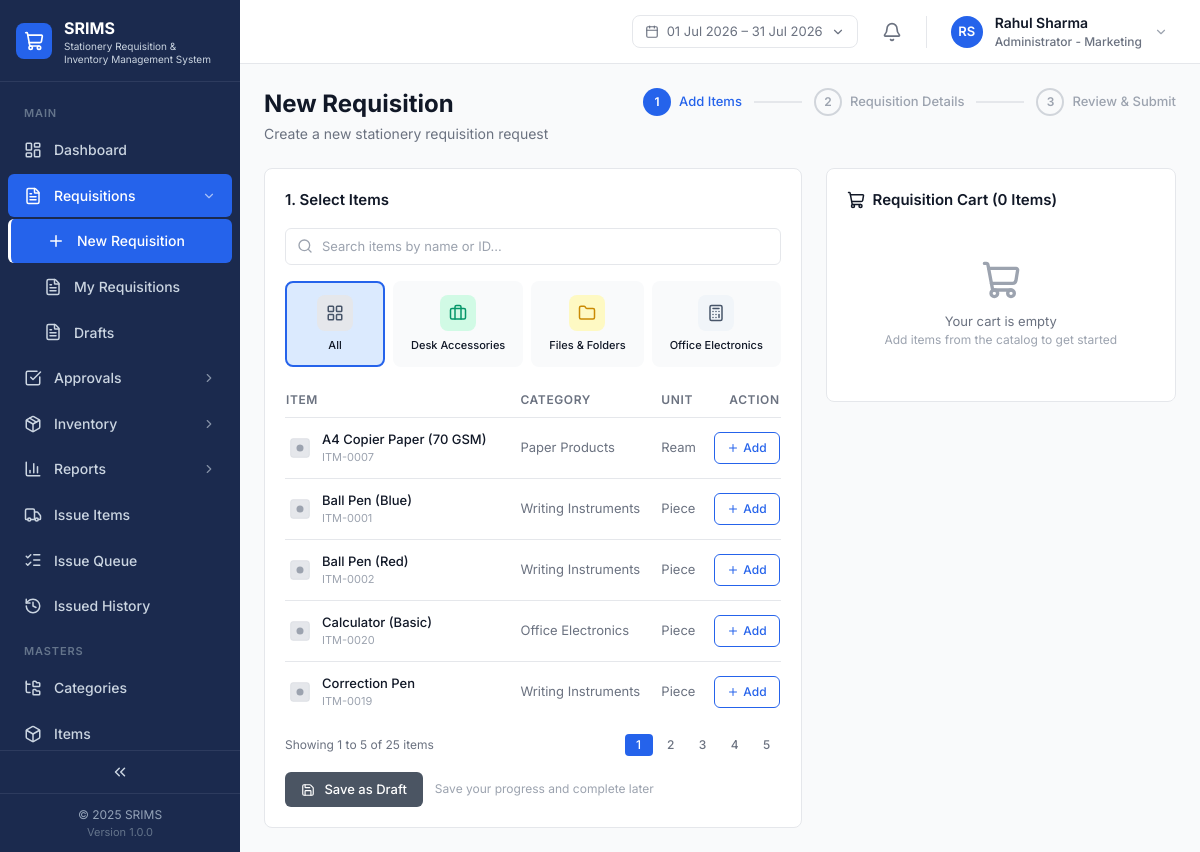
Page /requisitions/new.php (signed in) on the committed database.
### tables this page shows
CREATE TABLE IF NOT EXISTS `departments` (
  `id` VARCHAR(40) NOT NULL PRIMARY KEY,
  `name` VARCHAR(191) NOT NULL UNIQUE
);

CREATE TABLE IF NOT EXISTS `categories` (
  `id` VARCHAR(40) NOT NULL PRIMARY KEY,
  `name` VARCHAR(191) NOT NULL UNIQUE,
  `parent_id` VARCHAR(40) DEFAULT NULL,
  `icon` VARCHAR(60) DEFAULT NULL,
  `color` VARCHAR(20) DEFAULT NULL,
  `bg_color` VARCHAR(20) DEFAULT NULL,
  KEY `idx_categories_parent` (`parent_id`),
  CONSTRAINT `fk_categories_parent` FOREIGN KEY (`parent_id`) REFERENCES `categories` (`id`)
);

CREATE TABLE IF NOT EXISTS `items` (
  `id` VARCHAR(40) NOT NULL PRIMARY KEY,
  `name` VARCHAR(191) NOT NULL,
  `category_id` VARCHAR(40) NOT NULL,
  `unit` VARCHAR(40) NOT NULL,
  `unit_price` DECIMAL(12,2) NOT NULL DEFAULT 0,
  `current_stock` INT NOT NULL DEFAULT 0,
  `min_stock_level` INT NOT NULL DEFAULT 10,
  `is_active` TINYINT(1) NOT NULL DEFAULT 1,
  `icon_key` VARCHAR(191) DEFAULT NULL,
  KEY `idx_items_category` (`category_id`),
  CONSTRAINT `fk_items_category` FOREIGN KEY (`category_id`) REFERENCES `categories` (`id`)
);

### includes/auth.php (called while the page is built, shortened)
<?php
function currentUser(): ?array
{
    return $_SESSION['user'] ?? null;
}

### requisitions/new.php (the view, shortened to what this page needs)
<?php
require_once __DIR__ . '/../config.php';
require_once __DIR__ . '/../includes/cart-panel.php';
$user = currentUser();
$editId = $_GET['edit'] ?? ($_SESSION['req_edit_id'] ?? null);
$cart = $_SESSION['req_cart'] ?? [];
$step = (int) ($_GET['step'] ?? 1);
$searchQuery = trim($_GET['q'] ?? '');
$selectedCategory = $_GET['category'] ?? '';
$itemPage = max(1, (int) ($_GET['page'] ?? 1));
$itemsPerPage = 5;
$categories = $pdo->query('SELECT * FROM categories ORDER BY name')->fetchAll();
$sql = 'SELECT i.*, c.name AS category_name FROM items i LEFT JOIN categories c ON c.id = i.category_id WHERE i.is_active = 1';
$params = [];
$sql .= ' ORDER BY i.name';
$stmt = $pdo->prepare($sql);
$stmt->execute($params);
$filteredItems = $stmt->fetchAll();
$totalFilteredPages = max(1, (int) ceil(count($filteredItems) / $itemsPerPage));
$itemPage = min($itemPage, $totalFilteredPages);
$paginatedItems = array_slice($filteredItems, ($itemPage - 1) * $itemsPerPage, $itemsPerPage);
$categoryIconMap = [
    'PenTool' => 'pen-tool', 'FileText' => 'file-text', 'Briefcase' => 'briefcase',
    'Folder' => 'folder', 'Calculator' => 'calculator', 'MoreHorizontal' => 'more-horizontal',
];
$departments = $pdo->query('SELECT * FROM departments ORDER BY name')->fetchAll();
$pageTitle = $editId ? "Edit Draft — {$editId}" : 'New Requisition';
include __DIR__ . '/../includes/header.php';
include __DIR__ . '/../includes/app-shell-start.php';
?>
<div class="mb-6 flex flex-col gap-4 sm:flex-row sm:items-start sm:justify-between">
    <div>
        <h1 class="text-page-title text-text-primary"><?= e($pageTitle) ?></h1>
        <p class="text-page-subtitle text-text-secondary mt-1"><?= $editId ? 'Update items and details for this draft' : 'Create a new stationery requisition request' ?></p>
    </div>
    <div class="flex items-center gap-0">
        <?php foreach ([1 => 'Add Items', 2 => 'Requisition Details', 3 => 'Review & Submit'] as $n => $label): ?>
        <div class="flex items-center gap-2">
            <div class="flex h-7 w-7 items-center justify-center rounded-full text-[12px] font-semibold <?= $n < $step ? 'bg-brand-primary text-white' : ($n === $step ? 'bg-brand-primary text-white' : 'border-2 border-gray-300 text-text-muted') ?>">
                <?php if ($n < $step): ?><i data-lucide="check" style="width:14px;height:14px"></i><?php else: echo $n; endif; ?>
            </div>
            <span class="hidden text-[13px] font-medium sm:inline <?= $n === $step ? 'text-brand-primary' : ($n < $step ? 'text-text-primary' : 'text-text-muted') ?>"><?= $label ?></span>
        </div>
        <?php if ($n < 3): ?><div class="mx-3 h-[2px] w-8 sm:w-12 <?= $n < $step ? 'bg-brand-primary' : 'bg-gray-200' ?>"></div><?php endif; ?>
        <?php endforeach; ?>
    </div>
</div>
<?php if ($step === 1): ?>
<div class="grid grid-cols-1 gap-6 lg:grid-cols-5">
    <div class="lg:col-span-3">
        <div class="rounded-card border border-border bg-surface-card p-card-padding">
            <h3 class="mb-4 text-[15px] font-semibold text-text-primary">1. Select Items</h3>
            <form method="GET" class="mb-4 flex gap-2">
                <div class="relative flex-1">
                    <i data-lucide="search" class="absolute left-3 top-1/2 -translate-y-1/2 text-text-muted" style="width:16px;height:16px"></i>
                    <input type="text" name="q" value="<?= e($searchQuery) ?>" placeholder="Search items by name or ID..."
                        class="w-full rounded-button border border-border py-2 pl-9 pr-3 text-[13px] placeholder:text-text-muted focus:border-brand-primary focus:outline-none focus:ring-1 focus:ring-brand-primary">
                </div>
            </form>
            <div class="mb-4 flex gap-2 overflow-x-auto pb-2">
                <a href="?step=1<?= $editId ? '&edit=' . e($editId) : '' ?><?= $searchQuery ? '&q=' . e($searchQuery) : '' ?>"
                    class="flex flex-shrink-0 flex-col items-center gap-2 rounded-lg border-2 px-4 py-3 transition-all min-w-[100px] <?= !$selectedCategory ? 'border-brand-primary bg-tint-blue-bg' : 'border-transparent bg-gray-50 hover:bg-gray-100' ?>">
                    <div class="flex h-9 w-9 items-center justify-center rounded-lg bg-gray-200">
                        <i data-lucide="layout-grid" style="width:18px;height:18px;color:#475569"></i>
                    </div>
                    <span class="text-[11px] font-medium text-text-primary leading-tight text-center">All</span>
                </a>
                <?php foreach ($categories as $cat): $active = $selectedCategory === $cat['id']; ?>
                <a href="?step=1<?= $editId ? '&edit=' . e($editId) : '' ?><?= $searchQuery ? '&q=' . e($searchQuery) : '' ?>&category=<?= e($active ? '' : $cat['id']) ?>"
                    class="flex flex-shrink-0 flex-col items-center gap-2 rounded-lg border-2 px-4 py-3 transition-all min-w-[100px] <?= $active ? 'border-brand-primary bg-tint-blue-bg' : 'border-transparent bg-gray-50 hover:bg-gray-100' ?>">
                    <div class="flex h-9 w-9 items-center justify-center rounded-lg" style="background-color:<?= e($cat['bg_color']) ?>">
                        <i data-lucide="<?= e($categoryIconMap[$cat['icon']] ?? 'box') ?>" style="width:18px;height:18px;color:<?= e($cat['color']) ?>"></i>
                    </div>
                    <span class="text-[11px] font-medium text-text-primary leading-tight text-center"><?= e($cat['name']) ?></span>
                </a>
                <?php endforeach; ?>
            </div>
            <div class="overflow-x-auto">
                <table class="w-full">
                    <thead><tr class="border-b border-border">
                        <th class="pb-2 text-left text-table-header uppercase tracking-table-header text-text-secondary">Item</th>
                        <th class="pb-2 text-left text-table-header uppercase tracking-table-header text-text-secondary">Category</th>
                        <th class="pb-2 text-left text-table-header uppercase tracking-table-header text-text-secondary">Unit</th>
                        <th class="pb-2 text-right text-table-header uppercase tracking-table-header text-text-secondary">Action</th>
                    </tr></thead>
                    <tbody>
                        <?php foreach ($paginatedItems as $item): $inCart = isset($cart[$item['id']]); ?>
                        <tr class="border-b border-border last:border-0" data-item-id="<?= e($item['id']) ?>">
                            <td class="py-3"><div class="flex items-center gap-2">
                                <?= itemIconSvg($item['icon_key'], $item['id'], 28) ?>
                                <div><div class="text-[13px] font-medium text-text-primary"><?= e($item['name']) ?></div>
                                <div class="text-[11px] text-text-muted"><?= e($item['id']) ?></div></div>
                            </div></td>
                            <td class="py-3 text-[13px] text-text-secondary"><?= e($item['category_name']) ?></td>
                            <td class="py-3 text-[13px] text-text-secondary"><?= e($item['unit']) ?></td>
                            <td class="py-3 text-right catalog-action-cell" data-item-id="<?= e($item['id']) ?>">
                                <?php if ($inCart): ?>
                                <span class="text-[12px] font-medium text-green-600">✓ Added</span>
                                <?php else: ?>
                                <button type="button" class="cart-add-btn inline-flex items-center gap-1 rounded-button border border-brand-primary px-3 py-1.5 text-[12px] font-medium text-brand-primary hover:bg-brand-primary hover:text-white transition-colors" data-item-id="<?= e($item['id']) ?>">
                                    <i data-lucide="plus" style="width:12px;height:12px"></i> Add
                                </button>
                                <?php endif; ?>
                            </td>
                        </tr>
                        <?php endforeach; ?>
                    </tbody>
                </table>
            </div>
            <div class="mt-3 flex items-center justify-between">
                <span class="text-[12px] text-text-secondary">
                    Showing <?= count($filteredItems) ? (($itemPage - 1) * $itemsPerPage + 1) : 0 ?> to <?= min($itemPage * $itemsPerPage, count($filteredItems)) ?> of <?= count($filteredItems) ?> items
                </span>
                <div class="flex items-center gap-1">
                    <?php for ($p = 1; $p <= $totalFilteredPages; $p++): ?>
                    <a href="?step=1<?= $editId ? '&edit=' . e($editId) : '' ?><?= $searchQuery ? '&q=' . e($searchQuery) : '' ?><?= $selectedCategory ? '&category=' . e($selectedCategory) : '' ?>&page=<?= $p ?>"
                        class="min-w-[28px] rounded px-1.5 py-0.5 text-center text-[12px] font-medium <?= $p === $itemPage ? 'bg-brand-primary text-white' : 'text-text-secondary hover:bg-gray-100' ?>"><?= $p ?></a>
                    <?php endfor; ?>
                </div>
            </div>
            <div class="mt-4 flex items-center gap-3">
                <form method="POST">
                    <button type="submit" class="rounded-button bg-gray-600 px-4 py-2 text-[13px] font-medium text-white hover:bg-gray-700 disabled:opacity-40">
                        <i data-lucide="save" style="width:14px;height:14px" class="mr-1.5 inline"></i> Save as Draft
                    </button>
                </form>
                <span class="text-[12px] text-text-muted">Save your progress and complete later</span>
            </div>
        </div>
    </div>
    <div class="lg:col-span-2">
        <div class="rounded-card border border-border bg-surface-card p-card-padding" id="cartPanel">
        </div>
    </div>
</div>
<?php endif; ?>
<?php include __DIR__ . '/../includes/app-shell-end.php'; ?>

### includes/topbar.php (shortened to what this page needs)
<?php
$today = new DateTime('now');
$rangeFrom = (new DateTime($today->format('Y-m-01')))->format('Y-m-d');
$rangeTo   = (new DateTime($today->format('Y-m-t')))->format('Y-m-d');
$fmtDisplay = fn(string $iso) => (new DateTime($iso))->format('d M Y');
?>
<header class="app-topbar fixed top-0 left-0 right-0 z-30 flex h-topbar items-center justify-between border-b border-border bg-white px-6">
    <div class="flex items-center gap-4">
        <div class="relative hidden md:block">
            <button type="button" id="dateRangeBtn" class="flex items-center gap-2 rounded-lg border border-border px-3 py-1.5 text-[13px] text-text-secondary hover:bg-gray-50">
                <i data-lucide="calendar" style="width:14px;height:14px"></i>
                <span id="dateRangeLabel"><?= e($fmtDisplay($rangeFrom)) ?> – <?= e($fmtDisplay($rangeTo)) ?></span>
                <i data-lucide="chevron-down" style="width:14px;height:14px"></i>
            </button>
        </div>
        <div class="relative">
            <button type="button" id="notifBellBtn" class="relative rounded-md p-2 text-text-secondary hover:bg-gray-100">
                <i data-lucide="bell" style="width:20px;height:20px"></i>
            </button>
        </div>
        <div class="relative">
            <button type="button" id="userMenuBtn" class="flex items-center gap-3 rounded-lg px-2 py-1 hover:bg-gray-50">
                <?php if (!empty($user['avatarUrl'])): ?>
                    <img src="<?= e($user['avatarUrl']) ?>" alt="<?= e($user['name']) ?>" class="h-8 w-8 rounded-full object-cover">
                <?php else: ?>
                    <div class="flex h-8 w-8 items-center justify-center rounded-full bg-brand-primary text-[13px] font-semibold text-white"><?= e(userInitials($user['name'])) ?></div>
                <?php endif; ?>
                <div class="hidden text-left md:block">
                    <div class="text-[14px] font-semibold text-text-primary"><?= e($user['name']) ?></div>
                    <div class="text-[12px] font-medium text-text-secondary"><?= e(roleLabel($user['role'])) ?><?= $user['departmentName'] ? ' - ' . e($user['departmentName']) : '' ?></div>
                </div>
                <i data-lucide="chevron-down" class="hidden text-text-muted md:block" style="width:14px;height:14px"></i>
            </button>
        </div>
    </div>
</header>

### includes/functions.php (shortened to what this page needs)
<?php
function roleLabel(string $role): string
{
    $labels = [
        'ADMIN'         => 'Administrator',
        'USER'          => 'Employee',
        'APPROVER'      => 'Manager',
        'INVENTORY_MGR' => 'Inventory Manager',
    ];
    return $labels[$role] ?? $role;
}
function userInitials(string $name): string
{
    $parts = preg_split('/\s+/', trim($name));
    $initials = '';
    foreach ($parts as $p) {
        if ($p !== '') $initials .= mb_substr($p, 0, 1);
    }
    return mb_strtoupper(mb_substr($initials, 0, 2));
}
function itemIconSvg(?string $iconKey, ?string $itemId = null, int $size = 28): string
{
    $legacyMap = [
        'ITM-0001' => 'pen-blue', 'ITM-0002' => 'pen-red', 'ITM-0003' => 'marker',
        'ITM-0004' => 'pencil', 'ITM-0005' => 'highlighter', 'ITM-0006' => 'stapler-pins',
        'ITM-0007' => 'paper-a4', 'ITM-0008' => 'notebook', 'ITM-0009' => 'folder',
        'ITM-0010' => 'eraser', 'ITM-0011' => 'pen-black', 'ITM-0012' => 'marker-wb',
        'ITM-0013' => 'sticky-notes', 'ITM-0014' => 'clips', 'ITM-0015' => 'stapler',
        'ITM-0016' => 'scissors', 'ITM-0017' => 'tape', 'ITM-0018' => 'envelope',
        'ITM-0019' => 'correction', 'ITM-0020' => 'calculator', 'ITM-0021' => 'rubber-bands',
        'ITM-0022' => 'glue', 'ITM-0023' => 'arch-file', 'ITM-0024' => 'organizer', 'ITM-0025' => 'usb',
    ];
    $key = $iconKey ?: ($itemId ? ($legacyMap[$itemId] ?? null) : null);
    $s = $size;
    $inner = ($key && isset($icons[$key])) ? $icons[$key]
        : '<rect x="4" y="4" width="16" height="16" rx="2" fill="#E5E7EB" stroke="#D1D5DB" stroke-width="0.5"/><circle cx="12" cy="12" r="3" fill="#9CA3AF"/>';
    return "<svg width=\"$s\" height=\"$s\" viewBox=\"0 0 24 24\" fill=\"none\">$inner</svg>";
}
function e(?string $s): string
{
    return htmlspecialchars((string) $s, ENT_QUOTES, 'UTF-8');
}

### assets/css/custom.css (style rules this page uses)
:root { --sidebar-bg: #1B2A4E; --sidebar-active: #2563EB; --sidebar-text: #CBD5E1; --sidebar-text-hi: #FFFFFF; --sidebar-section: #64748B; --sidebar-border: #2D3B5E; --bg-app: #F9FAFB; --bg-card: #FFFFFF; --border: #E5E7EB; --border-strong: #D1D5DB; --text-primary: #111827; --text-secondary: #6B7280; --text-muted: #9CA3AF; --primary: #2563EB; --primary-hover: #1D4ED8; }
body { color: var(--text-primary); background: var(--bg-app); }
.app-topbar { left: 240px; transition: left .3s; }
@media (min-width: 1024px) { .app-topbar { left: 240px; } }

### rows in the picture
departments: name "Marketing"
categories: name "Desk Accessories"
categories: name "Files & Folders"
categories: name "Office Electronics"
items: name "A4 Copier Paper (70 GSM)", id "ITM-0007", category.name "Paper Products", unit "Ream"
items: name "Ball Pen (Blue)", id "ITM-0001", category.name "Writing Instruments", unit "Piece"
items: name "Ball Pen (Red)", id "ITM-0002", category.name "Writing Instruments", unit "Piece"
items: name "Calculator (Basic)", id "ITM-0020", category.name "Office Electronics", unit "Piece"
items: name "Correction Pen", id "ITM-0019", category.name "Writing Instruments", unit "Piece"

### other values in the picture
$companyName ?: 'SRIMS' "SRIMS"
$section['title'] "MAIN"
$item['label'] "Dashboard"
$item['label'] "Requisitions"
$item['label'] "New Requisition"
$item['label'] "My Requisitions"
$item['label'] "Drafts"
$item['label'] "Approvals"
$item['label'] "Inventory"
$item['label'] "Reports"
$item['label'] "Issue Items"
$item['label'] "Issue Queue"
$item['label'] "Issued History"
$section['title'] "MASTERS"
$item['label'] "Categories"
